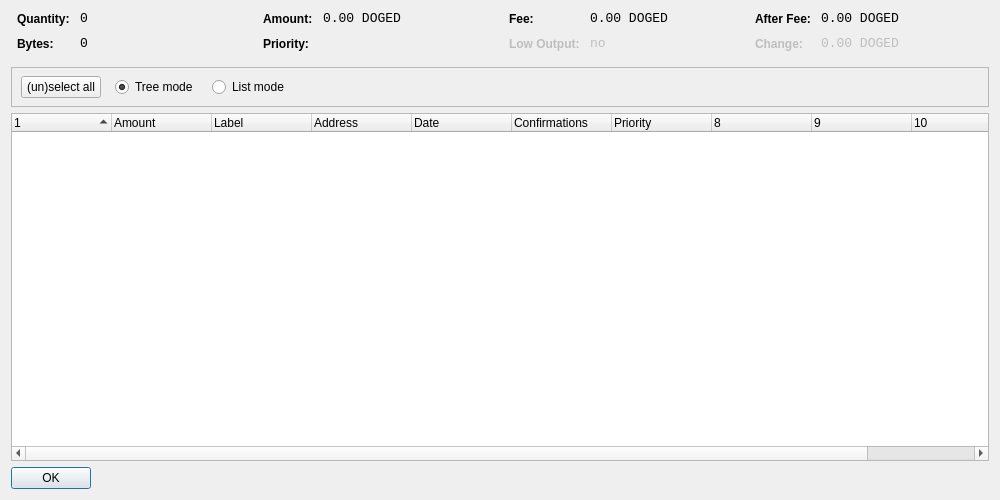
<?xml version="1.0" encoding="UTF-8"?>
<ui version="4.0">
 <class>CoinControlDialog</class>
 <widget class="QDialog" name="CoinControlDialog">
  <property name="geometry">
   <rect>
    <x>0</x>
    <y>0</y>
    <width>1000</width>
    <height>500</height>
   </rect>
  </property>
  <property name="windowTitle">
   <string>Coin Control</string>
  </property>
  <layout class="QVBoxLayout" name="verticalLayout">
   <item>
    <layout class="QHBoxLayout" name="horizontalLayoutTop" stretch="0,0,0,0">
     <property name="topMargin">
      <number>0</number>
     </property>
     <property name="bottomMargin">
      <number>10</number>
     </property>
     <item>
      <layout class="QFormLayout" name="formLayoutCoinControl1">
       <property name="horizontalSpacing">
        <number>10</number>
       </property>
       <property name="verticalSpacing">
        <number>10</number>
       </property>
       <property name="leftMargin">
        <number>6</number>
       </property>
       <property name="rightMargin">
        <number>6</number>
       </property>
       <item row="0" column="0">
        <widget class="QLabel" name="labelCoinControlQuantityText">
         <property name="styleSheet">
          <string notr="true">font-weight:bold;</string>
         </property>
         <property name="text">
          <string>Quantity:</string>
         </property>
        </widget>
       </item>
       <item row="0" column="1">
        <widget class="QLabel" name="labelCoinControlQuantity">
         <property name="font">
          <font>
           <family>Monospace</family>
           <pointsize>10</pointsize>
          </font>
         </property>
         <property name="cursor">
          <cursorShape>IBeamCursor</cursorShape>
         </property>
         <property name="contextMenuPolicy">
          <enum>Qt::ActionsContextMenu</enum>
         </property>
         <property name="text">
          <string>0</string>
         </property>
         <property name="textInteractionFlags">
          <set>Qt::LinksAccessibleByMouse|Qt::TextSelectableByKeyboard|Qt::TextSelectableByMouse</set>
         </property>
        </widget>
       </item>
       <item row="1" column="0">
        <widget class="QLabel" name="labelCoinControlBytesText">
         <property name="styleSheet">
          <string notr="true">font-weight:bold;</string>
         </property>
         <property name="text">
          <string>Bytes:</string>
         </property>
        </widget>
       </item>
       <item row="1" column="1">
        <widget class="QLabel" name="labelCoinControlBytes">
         <property name="font">
          <font>
           <family>Monospace</family>
           <pointsize>10</pointsize>
          </font>
         </property>
         <property name="cursor">
          <cursorShape>IBeamCursor</cursorShape>
         </property>
         <property name="contextMenuPolicy">
          <enum>Qt::ActionsContextMenu</enum>
         </property>
         <property name="text">
          <string>0</string>
         </property>
         <property name="textInteractionFlags">
          <set>Qt::LinksAccessibleByMouse|Qt::TextSelectableByKeyboard|Qt::TextSelectableByMouse</set>
         </property>
        </widget>
       </item>
      </layout>
     </item>
     <item>
      <layout class="QFormLayout" name="formLayoutCoinControl2">
       <property name="horizontalSpacing">
        <number>10</number>
       </property>
       <property name="verticalSpacing">
        <number>10</number>
       </property>
       <property name="leftMargin">
        <number>6</number>
       </property>
       <property name="rightMargin">
        <number>6</number>
       </property>
       <item row="0" column="0">
        <widget class="QLabel" name="labelCoinControlAmountText">
         <property name="styleSheet">
          <string notr="true">font-weight:bold;</string>
         </property>
         <property name="text">
          <string>Amount:</string>
         </property>
        </widget>
       </item>
       <item row="0" column="1">
        <widget class="QLabel" name="labelCoinControlAmount">
         <property name="font">
          <font>
           <family>Monospace</family>
           <pointsize>10</pointsize>
          </font>
         </property>
         <property name="cursor">
          <cursorShape>IBeamCursor</cursorShape>
         </property>
         <property name="contextMenuPolicy">
          <enum>Qt::ActionsContextMenu</enum>
         </property>
         <property name="text">
          <string>0.00 DOGED</string>
         </property>
         <property name="textInteractionFlags">
          <set>Qt::LinksAccessibleByMouse|Qt::TextSelectableByKeyboard|Qt::TextSelectableByMouse</set>
         </property>
        </widget>
       </item>
       <item row="1" column="0">
        <widget class="QLabel" name="labelCoinControlPriorityText">
         <property name="styleSheet">
          <string notr="true">font-weight:bold;</string>
         </property>
         <property name="text">
          <string>Priority:</string>
         </property>
        </widget>
       </item>
       <item row="1" column="1">
        <widget class="QLabel" name="labelCoinControlPriority">
         <property name="font">
          <font>
           <family>Monospace</family>
           <pointsize>10</pointsize>
          </font>
         </property>
         <property name="cursor">
          <cursorShape>IBeamCursor</cursorShape>
         </property>
         <property name="contextMenuPolicy">
          <enum>Qt::ActionsContextMenu</enum>
         </property>
         <property name="text">
          <string/>
         </property>
         <property name="textInteractionFlags">
          <set>Qt::LinksAccessibleByMouse|Qt::TextSelectableByKeyboard|Qt::TextSelectableByMouse</set>
         </property>
        </widget>
       </item>
      </layout>
     </item>
     <item>
      <layout class="QFormLayout" name="formLayoutCoinControl3">
       <property name="horizontalSpacing">
        <number>10</number>
       </property>
       <property name="verticalSpacing">
        <number>10</number>
       </property>
       <property name="leftMargin">
        <number>6</number>
       </property>
       <property name="rightMargin">
        <number>6</number>
       </property>
       <item row="0" column="0">
        <widget class="QLabel" name="labelCoinControlFeeText">
         <property name="styleSheet">
          <string notr="true">font-weight:bold;</string>
         </property>
         <property name="text">
          <string>Fee:</string>
         </property>
        </widget>
       </item>
       <item row="0" column="1">
        <widget class="QLabel" name="labelCoinControlFee">
         <property name="font">
          <font>
           <family>Monospace</family>
           <pointsize>10</pointsize>
          </font>
         </property>
         <property name="cursor">
          <cursorShape>IBeamCursor</cursorShape>
         </property>
         <property name="contextMenuPolicy">
          <enum>Qt::ActionsContextMenu</enum>
         </property>
         <property name="text">
          <string>0.00 DOGED</string>
         </property>
         <property name="textInteractionFlags">
          <set>Qt::LinksAccessibleByMouse|Qt::TextSelectableByKeyboard|Qt::TextSelectableByMouse</set>
         </property>
        </widget>
       </item>
       <item row="1" column="0">
        <widget class="QLabel" name="labelCoinControlLowOutputText">
         <property name="enabled">
          <bool>false</bool>
         </property>
         <property name="styleSheet">
          <string notr="true">font-weight:bold;</string>
         </property>
         <property name="text">
          <string>Low Output:</string>
         </property>
        </widget>
       </item>
       <item row="1" column="1">
        <widget class="QLabel" name="labelCoinControlLowOutput">
         <property name="enabled">
          <bool>false</bool>
         </property>
         <property name="font">
          <font>
           <family>Monospace</family>
           <pointsize>10</pointsize>
          </font>
         </property>
         <property name="cursor">
          <cursorShape>IBeamCursor</cursorShape>
         </property>
         <property name="contextMenuPolicy">
          <enum>Qt::ActionsContextMenu</enum>
         </property>
         <property name="text">
          <string>no</string>
         </property>
         <property name="textInteractionFlags">
          <set>Qt::LinksAccessibleByMouse|Qt::TextSelectableByKeyboard|Qt::TextSelectableByMouse</set>
         </property>
        </widget>
       </item>
      </layout>
     </item>
     <item>
      <layout class="QFormLayout" name="formLayoutCoinControl4">
       <property name="horizontalSpacing">
        <number>10</number>
       </property>
       <property name="verticalSpacing">
        <number>10</number>
       </property>
       <property name="leftMargin">
        <number>6</number>
       </property>
       <property name="rightMargin">
        <number>6</number>
       </property>
       <item row="0" column="0">
        <widget class="QLabel" name="labelCoinControlAfterFeeText">
         <property name="styleSheet">
          <string notr="true">font-weight:bold;</string>
         </property>
         <property name="text">
          <string>After Fee:</string>
         </property>
        </widget>
       </item>
       <item row="0" column="1">
        <widget class="QLabel" name="labelCoinControlAfterFee">
         <property name="font">
          <font>
           <family>Monospace</family>
           <pointsize>10</pointsize>
          </font>
         </property>
         <property name="cursor">
          <cursorShape>IBeamCursor</cursorShape>
         </property>
         <property name="contextMenuPolicy">
          <enum>Qt::ActionsContextMenu</enum>
         </property>
         <property name="text">
          <string>0.00 DOGED</string>
         </property>
         <property name="textInteractionFlags">
          <set>Qt::LinksAccessibleByMouse|Qt::TextSelectableByKeyboard|Qt::TextSelectableByMouse</set>
         </property>
        </widget>
       </item>
       <item row="1" column="0">
        <widget class="QLabel" name="labelCoinControlChangeText">
         <property name="enabled">
          <bool>false</bool>
         </property>
         <property name="styleSheet">
          <string notr="true">font-weight:bold;</string>
         </property>
         <property name="text">
          <string>Change:</string>
         </property>
        </widget>
       </item>
       <item row="1" column="1">
        <widget class="QLabel" name="labelCoinControlChange">
         <property name="enabled">
          <bool>false</bool>
         </property>
         <property name="font">
          <font>
           <family>Monospace</family>
           <pointsize>10</pointsize>
          </font>
         </property>
         <property name="cursor">
          <cursorShape>IBeamCursor</cursorShape>
         </property>
         <property name="contextMenuPolicy">
          <enum>Qt::ActionsContextMenu</enum>
         </property>
         <property name="text">
          <string>0.00 DOGED</string>
         </property>
         <property name="textInteractionFlags">
          <set>Qt::LinksAccessibleByMouse|Qt::TextSelectableByKeyboard|Qt::TextSelectableByMouse</set>
         </property>
        </widget>
       </item>
      </layout>
     </item>
    </layout>
   </item>
   <item>
    <widget class="QFrame" name="frame">
     <property name="minimumSize">
      <size>
       <width>0</width>
       <height>40</height>
      </size>
     </property>
     <property name="frameShape">
      <enum>QFrame::StyledPanel</enum>
     </property>
     <property name="frameShadow">
      <enum>QFrame::Sunken</enum>
     </property>
     <widget class="QWidget" name="horizontalLayoutWidget">
      <property name="geometry">
       <rect>
        <x>10</x>
        <y>0</y>
        <width>781</width>
        <height>41</height>
       </rect>
      </property>
      <layout class="QHBoxLayout" name="horizontalLayoutPanel" stretch="0,0,0,0,0">
       <property name="spacing">
        <number>14</number>
       </property>
       <item>
        <widget class="QPushButton" name="pushButtonSelectAll">
         <property name="sizePolicy">
          <sizepolicy hsizetype="Maximum" vsizetype="Fixed">
           <horstretch>0</horstretch>
           <verstretch>0</verstretch>
          </sizepolicy>
         </property>
         <property name="text">
          <string>(un)select all</string>
         </property>
        </widget>
       </item>
       <item>
        <widget class="QRadioButton" name="radioTreeMode">
         <property name="sizePolicy">
          <sizepolicy hsizetype="Maximum" vsizetype="Fixed">
           <horstretch>0</horstretch>
           <verstretch>0</verstretch>
          </sizepolicy>
         </property>
         <property name="text">
          <string>Tree mode</string>
         </property>
         <property name="checked">
          <bool>true</bool>
         </property>
        </widget>
       </item>
       <item>
        <widget class="QRadioButton" name="radioListMode">
         <property name="sizePolicy">
          <sizepolicy hsizetype="Maximum" vsizetype="Fixed">
           <horstretch>0</horstretch>
           <verstretch>0</verstretch>
          </sizepolicy>
         </property>
         <property name="text">
          <string>List mode</string>
         </property>
        </widget>
       </item>
       <item>
        <spacer name="horizontalSpacer">
         <property name="orientation">
          <enum>Qt::Horizontal</enum>
         </property>
         <property name="sizeHint" stdset="0">
          <size>
           <width>40</width>
           <height>20</height>
          </size>
         </property>
        </spacer>
       </item>
      </layout>
     </widget>
    </widget>
   </item>
   <item>
    <widget class="CoinControlTreeWidget" name="treeWidget">
     <property name="contextMenuPolicy">
      <enum>Qt::CustomContextMenu</enum>
     </property>
     <property name="sortingEnabled">
      <bool>false</bool>
     </property>
     <property name="columnCount">
      <number>11</number>
     </property>
     <attribute name="headerShowSortIndicator" stdset="0">
      <bool>true</bool>
     </attribute>
     <attribute name="headerStretchLastSection">
      <bool>false</bool>
     </attribute>
     <column>
      <property name="text">
       <string/>
      </property>
     </column>
     <column>
      <property name="text">
       <string>Amount</string>
      </property>
     </column>
     <column>
      <property name="text">
       <string>Label</string>
      </property>
     </column>
     <column>
      <property name="text">
       <string>Address</string>
      </property>
     </column>
     <column>
      <property name="text">
       <string>Date</string>
      </property>
     </column>
     <column>
      <property name="text">
       <string>Confirmations</string>
      </property>
      <property name="toolTip">
       <string>Confirmed</string>
      </property>
     </column>
     <column>
      <property name="text">
       <string>Priority</string>
      </property>
     </column>
     <column>
      <property name="text">
       <string/>
      </property>
     </column>
     <column>
      <property name="text">
       <string/>
      </property>
     </column>
     <column>
      <property name="text">
       <string/>
      </property>
     </column>
     <column>
      <property name="text">
       <string/>
      </property>
     </column>
    </widget>
   </item>
   <item>
    <widget class="QDialogButtonBox" name="buttonBox">
     <property name="sizePolicy">
      <sizepolicy hsizetype="Maximum" vsizetype="Fixed">
       <horstretch>0</horstretch>
       <verstretch>0</verstretch>
      </sizepolicy>
     </property>
     <property name="orientation">
      <enum>Qt::Horizontal</enum>
     </property>
     <property name="standardButtons">
      <set>QDialogButtonBox::Ok</set>
     </property>
    </widget>
   </item>
  </layout>
 </widget>
 <customwidgets>
  <customwidget>
   <class>CoinControlTreeWidget</class>
   <extends>QTreeWidget</extends>
   <header>coincontroltreewidget.h</header>
  </customwidget>
 </customwidgets>
 <resources/>
 <connections/>
</ui>
